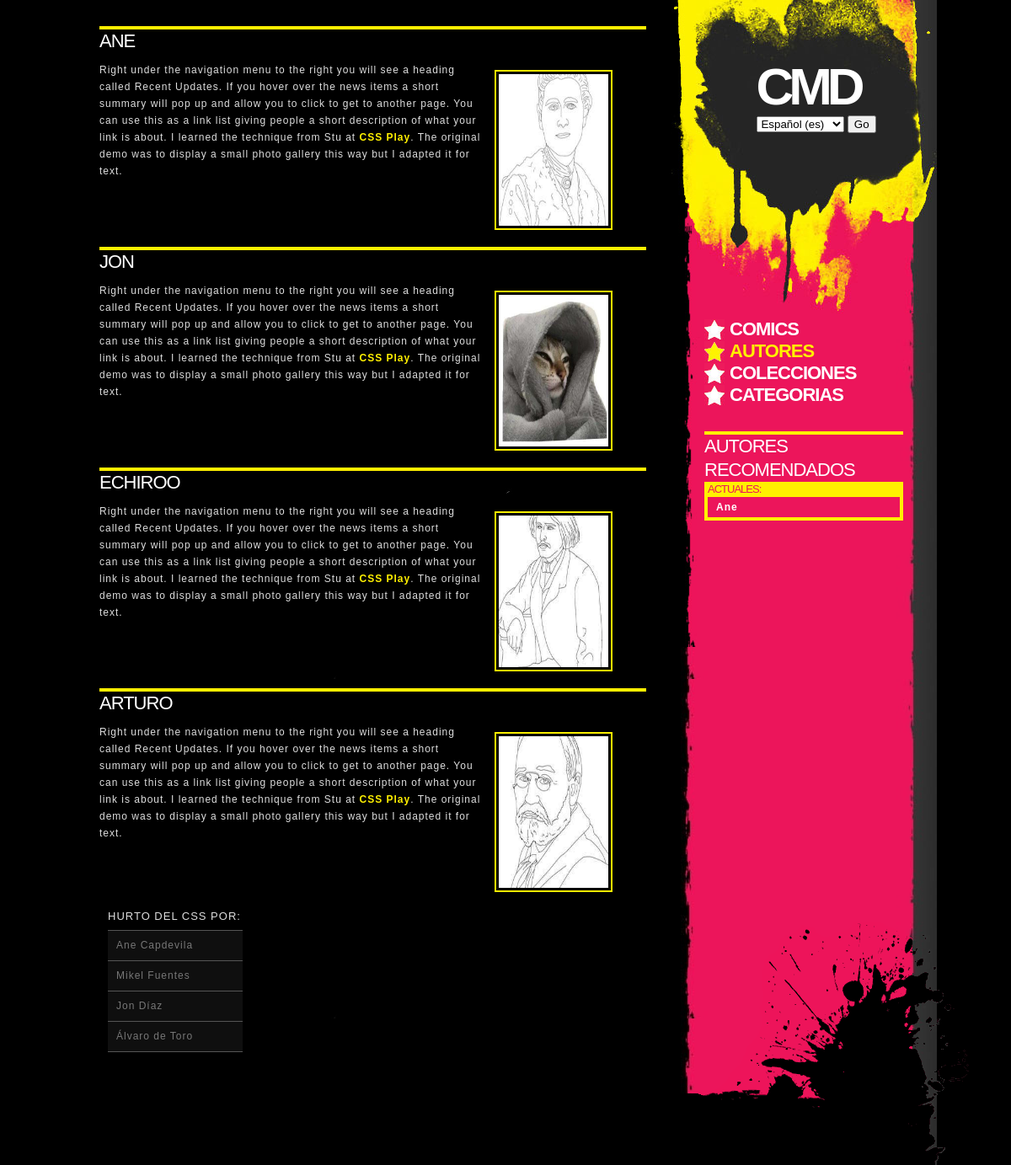
Page /appLibreria/autores/ on the earlier database version.
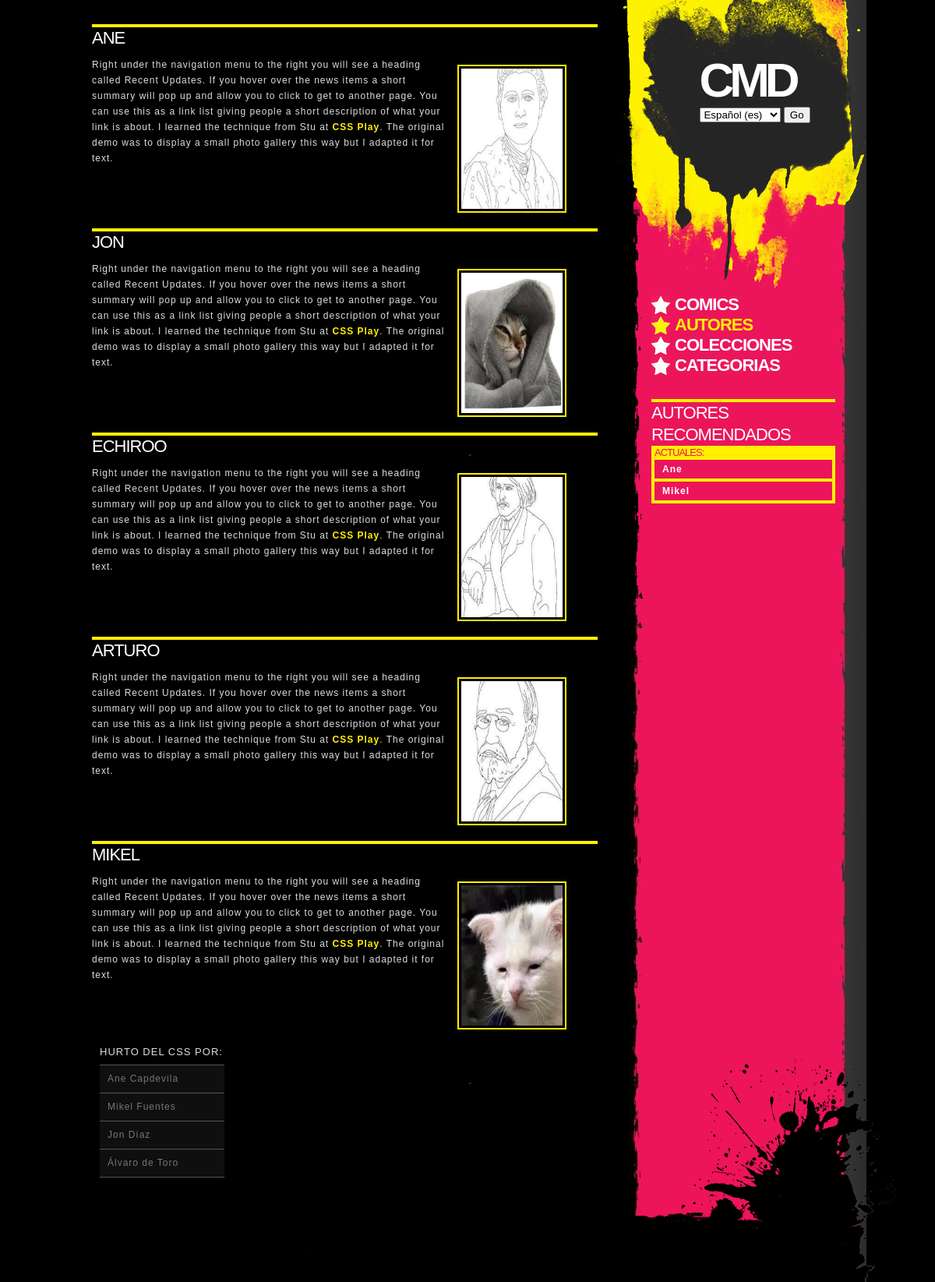
Same page on the later database version.
### appLibreria/models.py (models this page shows, shortened)
class Autor(models.Model):
    nombre = models.CharField(max_length=25)
    apellido = models.CharField(max_length=25)
    anyoNacimiento = models.IntegerField()
    def get_absolute_url(self):
        return reverse('autorDetail', args=[str(self.pk)])

### appLibreria/views.py (the view)
# urls.py: path('autores/', AutorList.as_view(), name='autorList'),
class AutorList(ListView):
	template_name = 'autorList.html'
	model = Autor

### appLibreria/templates/autorList.html (shortened to what this page needs)
{% extends "index.html" %}
{% load static %}
{% load i18n %}
{% block barraDer %}
<ul class="nav">
	<li><a href="/appLibreria/comics/">{% blocktrans %}Comics{% endblocktrans %}</a></li>
	<li><a class="selected" href="/appLibreria/autores/">{% blocktrans %}Autores{% endblocktrans %}</a></li>
	<li><a href="/appLibreria/colecciones/">{% blocktrans %}Colecciones{% endblocktrans %}</a></li>
	<li><a href="/appLibreria/tags/">{% blocktrans %}Categorias{% endblocktrans %}</a></li>
</ul>
<h1>{% blocktrans %}Autores Recomendados{% endblocktrans %}</h1>
<h3>{% blocktrans %}Actuales:{% endblocktrans %}</h3>
{% for autor in object_list %}
	{% if autor.anyoNacimiento >= 2000 %}
		<p class="recomendaciones"><a class="link-recomendacion" href="{{autor.get_absolute_url}}">{{ autor.nombre }}</a></p>
	{% endif %}
{% endfor %}
{% endblock barraDer %}
{% block contenido %}
	{% for autor in object_list %}
	<div class="espacio">
		<h1>{{ autor.nombre }}</h1>
		<p><a href="{{autor.get_absolute_url}}"><img src="{% static 'img/autores/'|add:autor.nombre|add:'.png' %}" alt="{{ autor.nombre }}" class="responsive-img r_blog" /></a>Right under the navigation menu to the right you will see a heading called Recent Updates. If you hover over the news items a short summary will pop up and allow you to click to get to another page. You can use this as a link list giving people a short description of what your link is about. I learned the technique from Stu at <a href="http://www.cssplay.co.uk/">CSS Play</a>. The original demo was to display a small photo gallery this way but I adapted it for text.</p>
	</div>
	{% endfor %}
{% endblock contenido %}

Differences in the rows shown:
added Autor: nombre "Mikel", nombre "MIKEL", nombre (picture)
